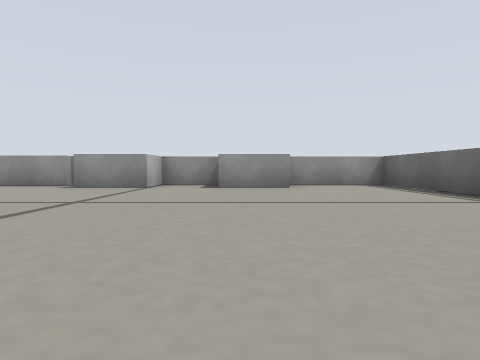
[1] (above)

18 first-person views from a walk through a world built for the Gazebo simulator. The camera is 0.08 m above the floor, tilts 2° down and sees 75° across. The floor is counted in squares, 0.2 m on a side. Each view is taken from the middle of a square. On the plan, view 1 faces up. The plan holds only what a view shows up to about 9 squares ahead; the rest is blank.

[2]
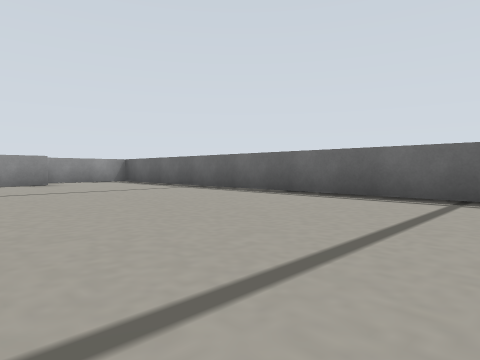

[3]
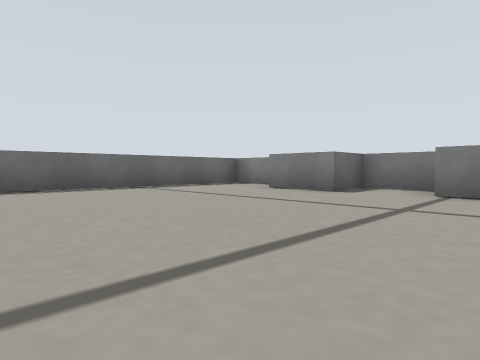

[4]
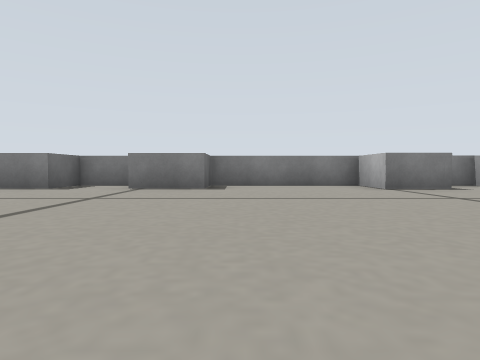

[5]
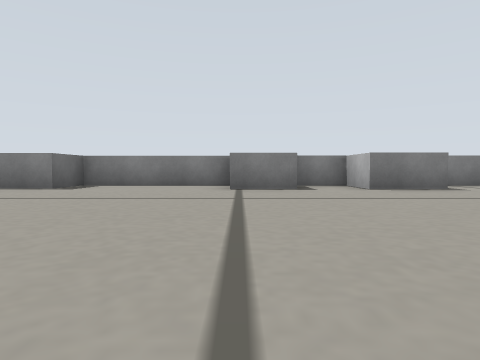

[6]
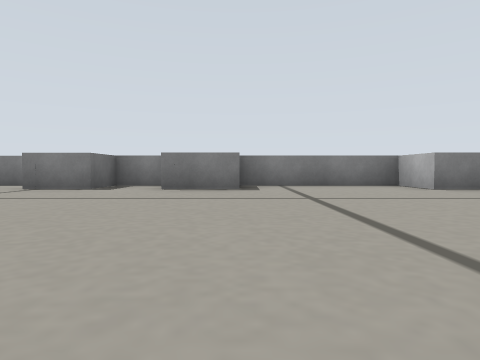

[7]
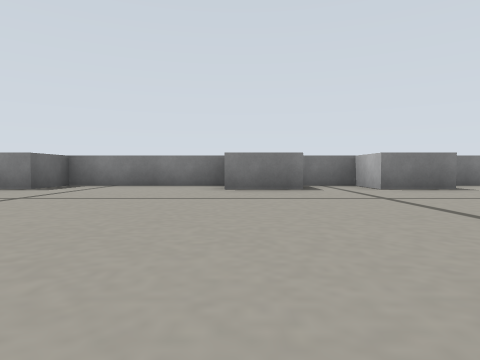

[8]
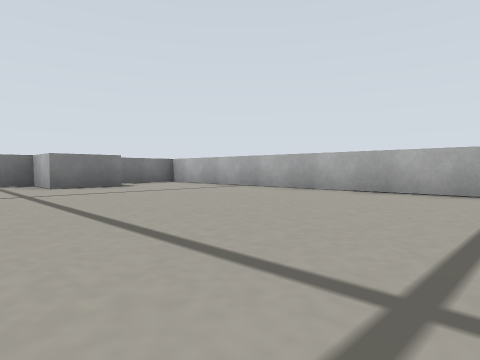

[9]
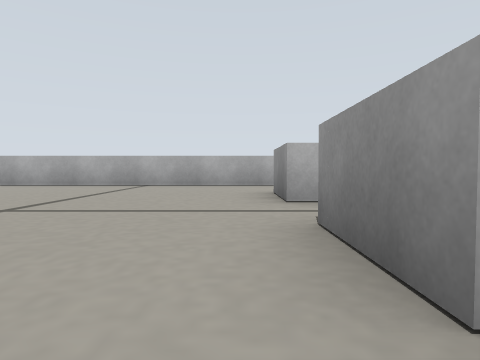

[10]
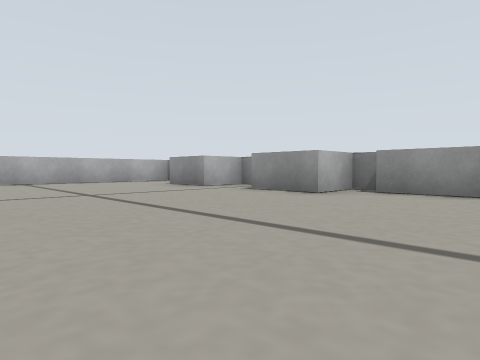

[11]
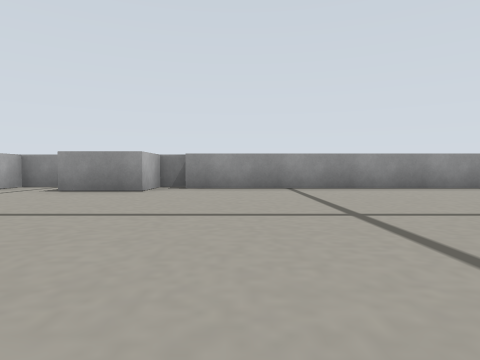

[12]
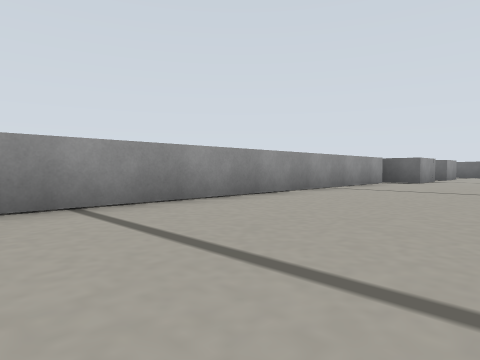

[13]
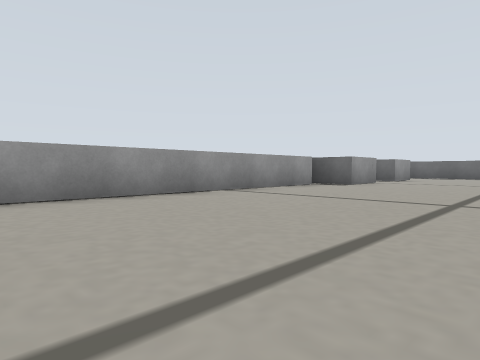

[14]
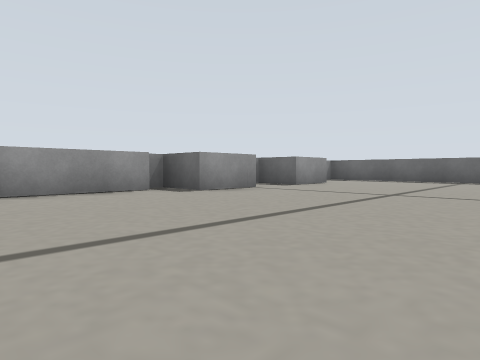

[15]
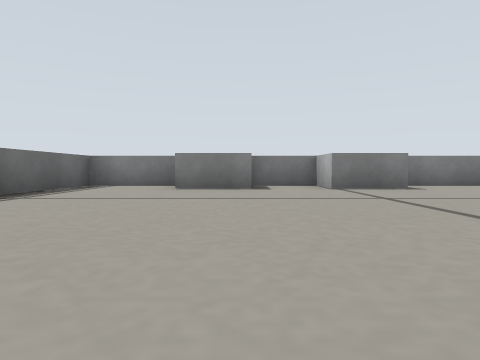

[16]
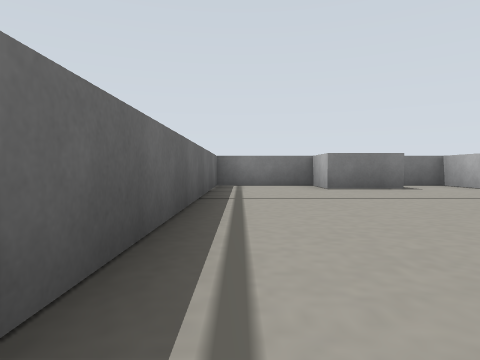

[17]
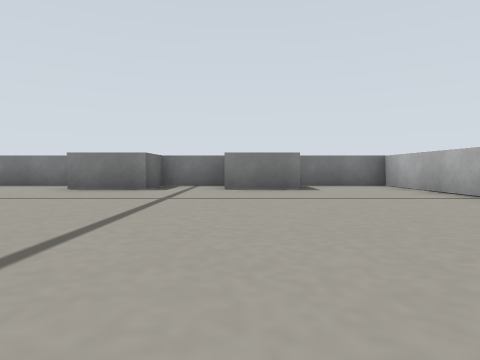

[18]
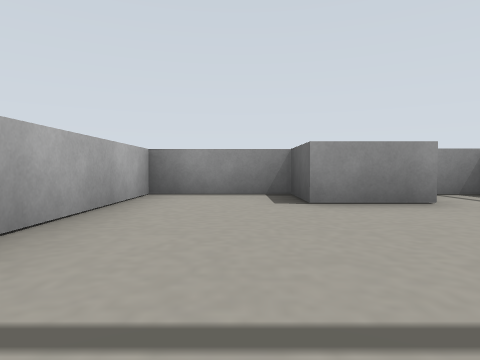

### Floor plan
Points are (right, up) in squares from view 1. A wall is a line through its corners. A room is listed if a view was taken in it or the views show most of it. See-through windows are left out.
Room 1 (views 1, 2, 3, 4, 5, 6, 7, 8, 9, 10, 11, 12, 13, 14, 15, 16, 17, 18)
walls: (-4, 7.3) (-14.1, 7.3); (-14.1, 7.8) (-14.7, 7.8) (-14.7, 6.6) (-16.3, 6.6); (-16.3, 7.8) (-17.8, 7.8) (-17.8, 6.6) (-19.2, 6.6) (-19.2, 7.8) (-21.4, 7.8) (-21.4, -4.4) (-19.4, -4.4); (-17.8, -2.9) (-17.8, -4.4) (-16.2, -4.4) (-16.2, -3) (-14.7, -3) (-14.7, -4.4) (-11, -4.4) (-11, -3.2) (-9.5, -3.2) (-9.5, -4.4) (-8.1, -4.4) (-8.1, -3.2) (-6.8, -3.2) (-6.8, -4.4) (-3.3, -4.4) (-3.3, -3.2) (-1.8, -3.2) (-1.8, -4.4) (-0.2, -4.4) (-0.2, -3.2) (1.3, -3.2) (1.3, -4.4) (3.5, -4.4) (3.5, 7.8) (1.2, 7.8); (1.1, 6.6) (-0.4, 6.6) (-0.4, 7.8) (-1.8, 7.8) (-1.8, 6.6) (-3.5, 6.6) (-3.5, 7.8) (-3.9, 7.8); (-19.3, -3.2) (-17.6, -3.2)

Where each view was taken, in squares from view 1:
view 1: 0 up, 0 right, facing up
view 2: 2 down, 1 left, facing up-right
view 3: 2 up, 3 left, facing down-right
view 4: 3 up, 4 left, facing down
view 5: 3 up, 7 left, facing down
view 6: 3 up, 11 left, facing down
view 7: 3 up, 15 left, facing down
view 8: 4 up, 16 left, facing down-left
view 9: 6 up, 14 left, facing left
view 10: 2 up, 12 left, facing up-left
view 11: 1 up, 13 left, facing up
view 12: 4 up, 13 left, facing up-right
view 13: 3 up, 11 left, facing up-right
view 14: 2 up, 7 left, facing up-right
view 15: 3 up, 0 right, facing down
view 16: 3 up, 3 right, facing down
view 17: 3 up, 18 left, facing down
view 18: 3 up, 20 left, facing up
